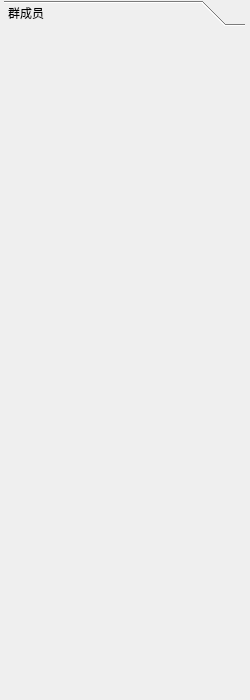
<?xml version="1.0" encoding="UTF-8"?>
<ui version="4.0">
 <class>DialogList</class>
 <widget class="QWidget" name="DialogList">
  <property name="geometry">
   <rect>
    <x>0</x>
    <y>0</y>
    <width>250</width>
    <height>700</height>
   </rect>
  </property>
  <property name="windowTitle">
   <string>Form</string>
  </property>
  <widget class="QToolBox" name="toolBox">
   <property name="geometry">
    <rect>
     <x>4</x>
     <y>0</y>
     <width>241</width>
     <height>581</height>
    </rect>
   </property>
   <property name="currentIndex">
    <number>0</number>
   </property>
   <widget class="QWidget" name="page">
    <property name="geometry">
     <rect>
      <x>0</x>
      <y>5</y>
      <width>241</width>
      <height>546</height>
     </rect>
    </property>
    <attribute name="label">
     <string>群成员</string>
    </attribute>
    <widget class="QWidget" name="widget" native="true">
     <property name="geometry">
      <rect>
       <x>3</x>
       <y>0</y>
       <width>241</width>
       <height>531</height>
      </rect>
     </property>
     <layout class="QVBoxLayout" name="vLayout"/>
    </widget>
   </widget>
  </widget>
 </widget>
 <resources/>
 <connections/>
</ui>
